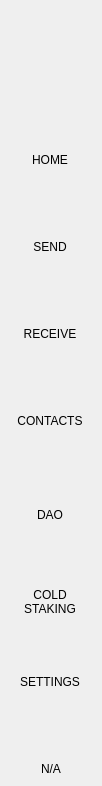
<?xml version="1.0" encoding="UTF-8"?>
<ui version="4.0">
 <class>NavMenuWidget</class>
 <widget class="QWidget" name="NavMenuWidget">
  <property name="geometry">
   <rect>
    <x>0</x>
    <y>0</y>
    <width>102</width>
    <height>786</height>
   </rect>
  </property>
  <property name="windowTitle">
   <string notr="true">N/A</string>
  </property>
  <property name="styleSheet">
   <string notr="true">padding:0px;
border:none;
margin:0px;</string>
  </property>
  <layout class="QVBoxLayout" name="verticalLayout">
   <property name="spacing">
    <number>0</number>
   </property>
   <property name="leftMargin">
    <number>0</number>
   </property>
   <property name="topMargin">
    <number>0</number>
   </property>
   <property name="rightMargin">
    <number>0</number>
   </property>
   <property name="bottomMargin">
    <number>0</number>
   </property>
   <item>
    <widget class="QWidget" name="navContainer_2" native="true">
     <layout class="QVBoxLayout" name="navContainer" stretch="0,0,0,0">
      <property name="spacing">
       <number>0</number>
      </property>
      <property name="leftMargin">
       <number>0</number>
      </property>
      <property name="topMargin">
       <number>0</number>
      </property>
      <property name="rightMargin">
       <number>0</number>
      </property>
      <property name="bottomMargin">
       <number>10</number>
      </property>
      <item>
       <widget class="QPushButton" name="imgLogo">
        <property name="minimumSize">
         <size>
          <width>0</width>
          <height>120</height>
         </size>
        </property>
        <property name="focusPolicy">
         <enum>Qt::NoFocus</enum>
        </property>
        <property name="text">
         <string/>
        </property>
        <property name="iconSize">
         <size>
          <width>64</width>
          <height>64</height>
         </size>
        </property>
       </widget>
      </item>
      <item>
       <widget class="QScrollArea" name="scrollAreaNav">
        <property name="sizePolicy">
         <sizepolicy hsizetype="Expanding" vsizetype="Expanding">
          <horstretch>0</horstretch>
          <verstretch>0</verstretch>
         </sizepolicy>
        </property>
        <property name="minimumSize">
         <size>
          <width>0</width>
          <height>0</height>
         </size>
        </property>
        <property name="styleSheet">
         <string notr="true">QScrollBar {
height:0px;
 width:0px;
}

#scrollAreaNav{
background-color:transparent;
}</string>
        </property>
        <property name="horizontalScrollBarPolicy">
         <enum>Qt::ScrollBarAlwaysOff</enum>
        </property>
        <property name="sizeAdjustPolicy">
         <enum>QAbstractScrollArea::AdjustToContents</enum>
        </property>
        <property name="widgetResizable">
         <bool>true</bool>
        </property>
        <property name="alignment">
         <set>Qt::AlignLeading|Qt::AlignLeft|Qt::AlignTop</set>
        </property>
        <widget class="QWidget" name="scrollAreaNavVert">
         <property name="geometry">
          <rect>
           <x>0</x>
           <y>0</y>
           <width>102</width>
           <height>619</height>
          </rect>
         </property>
         <property name="sizePolicy">
          <sizepolicy hsizetype="Preferred" vsizetype="Expanding">
           <horstretch>0</horstretch>
           <verstretch>0</verstretch>
          </sizepolicy>
         </property>
         <property name="minimumSize">
          <size>
           <width>0</width>
           <height>0</height>
          </size>
         </property>
         <property name="autoFillBackground">
          <bool>false</bool>
         </property>
         <property name="styleSheet">
          <string notr="true">#scrollAreaNavVert{
background-color:transparent;
}</string>
         </property>
         <layout class="QVBoxLayout" name="verticalLayout_3">
          <property name="spacing">
           <number>0</number>
          </property>
          <property name="sizeConstraint">
           <enum>QLayout::SetDefaultConstraint</enum>
          </property>
          <property name="leftMargin">
           <number>0</number>
          </property>
          <property name="topMargin">
           <number>0</number>
          </property>
          <property name="rightMargin">
           <number>0</number>
          </property>
          <property name="bottomMargin">
           <number>0</number>
          </property>
          <item>
           <widget class="QToolButton" name="btnDashboard">
            <property name="minimumSize">
             <size>
              <width>100</width>
              <height>80</height>
             </size>
            </property>
            <property name="text">
             <string>HOME
</string>
            </property>
            <property name="iconSize">
             <size>
              <width>32</width>
              <height>32</height>
             </size>
            </property>
            <property name="checkable">
             <bool>true</bool>
            </property>
            <property name="checked">
             <bool>true</bool>
            </property>
            <property name="autoExclusive">
             <bool>true</bool>
            </property>
           </widget>
          </item>
          <item>
           <widget class="QToolButton" name="btnSend">
            <property name="minimumSize">
             <size>
              <width>100</width>
              <height>80</height>
             </size>
            </property>
            <property name="text">
             <string>SEND
</string>
            </property>
            <property name="iconSize">
             <size>
              <width>32</width>
              <height>32</height>
             </size>
            </property>
            <property name="checkable">
             <bool>true</bool>
            </property>
            <property name="autoExclusive">
             <bool>true</bool>
            </property>
           </widget>
          </item>
          <item>
           <widget class="QToolButton" name="btnReceive">
            <property name="minimumSize">
             <size>
              <width>100</width>
              <height>80</height>
             </size>
            </property>
            <property name="text">
             <string>RECEIVE
</string>
            </property>
            <property name="checkable">
             <bool>true</bool>
            </property>
            <property name="autoExclusive">
             <bool>true</bool>
            </property>
           </widget>
          </item>
          <item>
           <widget class="QToolButton" name="btnAddress">
            <property name="minimumSize">
             <size>
              <width>100</width>
              <height>80</height>
             </size>
            </property>
            <property name="text">
             <string>CONTACTS
</string>
            </property>
            <property name="iconSize">
             <size>
              <width>32</width>
              <height>32</height>
             </size>
            </property>
            <property name="checkable">
             <bool>true</bool>
            </property>
            <property name="autoExclusive">
             <bool>true</bool>
            </property>
           </widget>
          </item>
          <item>
           <widget class="QToolButton" name="btnGovernance">
            <property name="minimumSize">
             <size>
              <width>100</width>
              <height>80</height>
             </size>
            </property>
            <property name="text">
             <string>DAO</string>
            </property>
            <property name="iconSize">
             <size>
              <width>32</width>
              <height>32</height>
             </size>
            </property>
            <property name="checkable">
             <bool>true</bool>
            </property>
            <property name="autoExclusive">
             <bool>true</bool>
            </property>
           </widget>
          </item>
          <item>
           <widget class="QToolButton" name="btnColdStaking">
            <property name="minimumSize">
             <size>
              <width>100</width>
              <height>80</height>
             </size>
            </property>
            <property name="text">
             <string>COLD
STAKING</string>
            </property>
            <property name="iconSize">
             <size>
              <width>32</width>
              <height>32</height>
             </size>
            </property>
            <property name="checkable">
             <bool>true</bool>
            </property>
            <property name="autoExclusive">
             <bool>true</bool>
            </property>
           </widget>
          </item>
          <item>
           <widget class="QToolButton" name="btnSettings">
            <property name="minimumSize">
             <size>
              <width>100</width>
              <height>80</height>
             </size>
            </property>
            <property name="text">
             <string>SETTINGS
</string>
            </property>
            <property name="iconSize">
             <size>
              <width>32</width>
              <height>32</height>
             </size>
            </property>
            <property name="checkable">
             <bool>true</bool>
            </property>
            <property name="autoExclusive">
             <bool>true</bool>
            </property>
           </widget>
          </item>
         </layout>
        </widget>
       </widget>
      </item>
      <item>
       <spacer name="verticalSpacer">
        <property name="orientation">
         <enum>Qt::Vertical</enum>
        </property>
        <property name="sizeType">
         <enum>QSizePolicy::Minimum</enum>
        </property>
        <property name="sizeHint" stdset="0">
         <size>
          <width>20</width>
          <height>20</height>
         </size>
        </property>
       </spacer>
      </item>
      <item alignment="Qt::AlignHCenter">
       <widget class="QLabel" name="labelVersion">
        <property name="maximumSize">
         <size>
          <width>16777215</width>
          <height>60</height>
         </size>
        </property>
        <property name="text">
         <string notr="true">N/A</string>
        </property>
        <property name="alignment">
         <set>Qt::AlignBottom|Qt::AlignHCenter</set>
        </property>
       </widget>
      </item>
     </layout>
    </widget>
   </item>
  </layout>
 </widget>
 <resources/>
 <connections/>
</ui>
